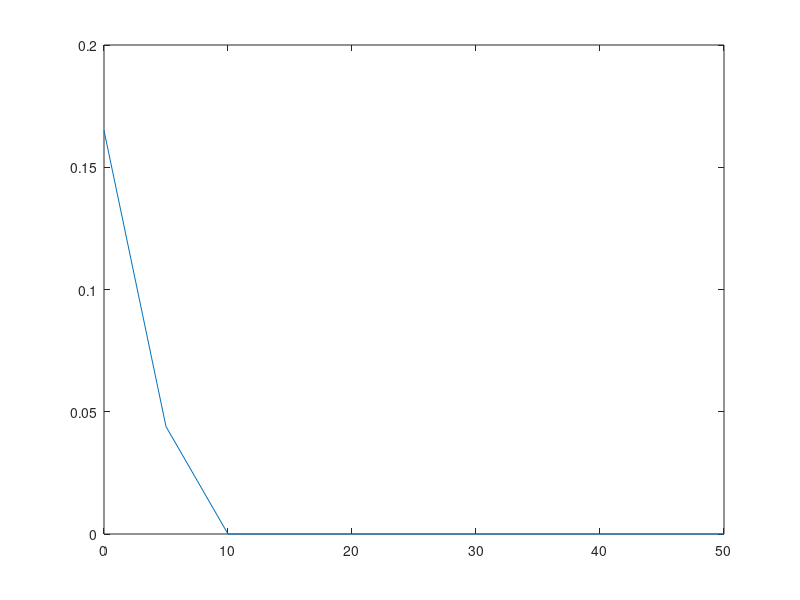

Source code (MATLAB):
close all; 
clc;

%---------------Define Declaration---------------%
%Num of bits = 1024 (given)
nBits = 1024;

%Generating random binary digits
Data = randi([0 1],1,nBits);
%Converting to +1 and -1
Signal = 2 .* (Data - 0.5);

%Generating noise with mean = 0 and variance = 1
Noise = randn(1,nBits);

%Fixing SNR value to 10 dB
SNR = 0:5:50;
%Creating a result array to store error for each value of SNR
Result = zeros([1 11]);
%Current index to track result
index = 1;

%Looping over the different values of SNR
for i = 1:length(SNR)
    currSNR = SNR(i);
    
    %SNR = 10log(S/N), where S = Signal Power, N = Noise Power
    %Signal has unit power -> S = 1
    %Therefore, using above equation, N = 0.1
    noisePower = 0.1.^(currSNR/10);
    %Adjusting Noise based on the SNR value
    Noise = sqrt(noisePower) .* Noise;
    
    %Calculating the received signal
    Received = Signal + Noise;
    
    %Fixing a threshold value for the received signal
    Threshold = 0;

    %Calculating the output based on the threshold level
    Output = zeros(1,nBits);
    for k = 1 : nBits
        if Received(k) > Threshold
            Output(k) = 1;
        else
            Output(k) = 0;
        end
    end
    
    %Computing the total number of errors
    Error = 0;
    for k = 1 : nBits
        if Output(k) ~= Data(k) 
            Error = Error + 1;
        end
    end
    
    %Calculating the bit error rate
    % BER = (Total errors)/(Number of bits)
    BER = double(Error)/double(nBits);
    Result(index) = BER;
    index = index + 1;
end

plot(SNR,Result)